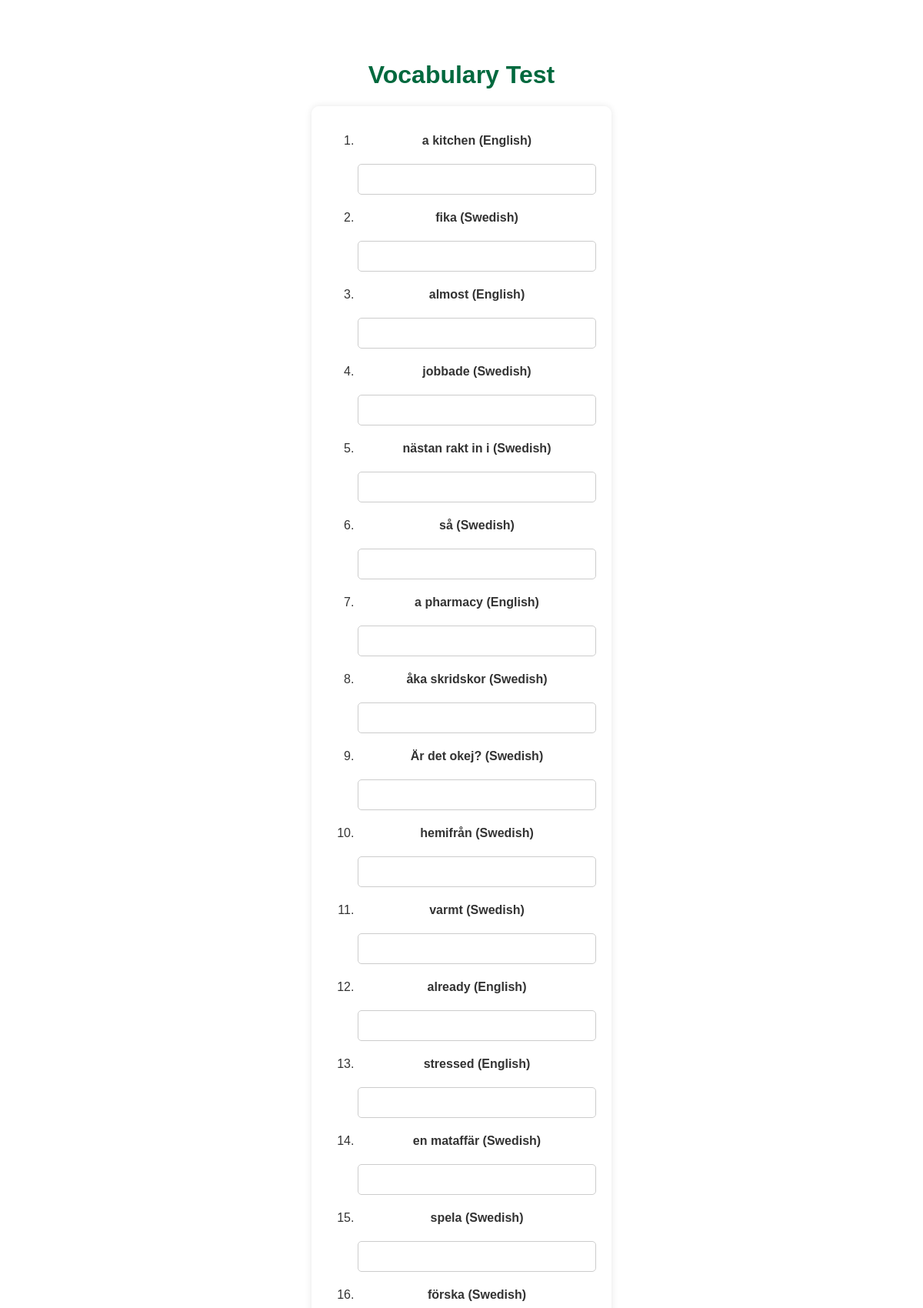
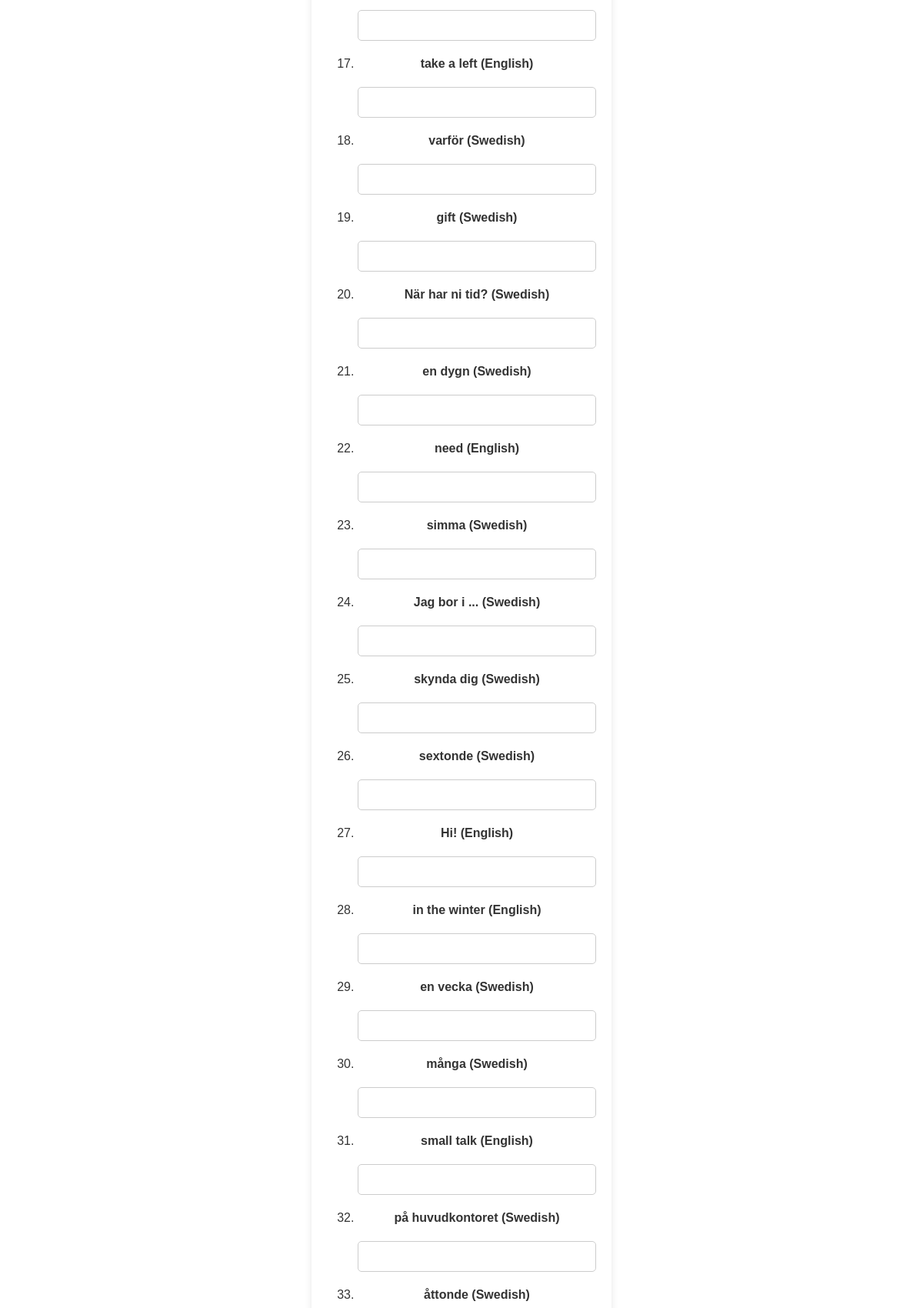
/test (upper part), run on the app's committed database (2 pictures, top to bottom).
### tables this page shows
CREATE TABLE vocabulary (
                id INTEGER PRIMARY KEY AUTOINCREMENT,
                swedish_word TEXT NOT NULL,
                german_word TEXT NOT NULL
            );

### app.py (the view)
@app.route('/test')
def test():
    with sqlite3.connect('database.db') as conn:
        cursor = conn.cursor()
        cursor.execute('SELECT * FROM vocabulary ORDER BY RANDOM() LIMIT 100')
        words = cursor.fetchall()
    return render_template('test.html', words=words, random=random)

### templates/test.html (shortened to what this page needs)
<!DOCTYPE html>
<html lang="en">
<head>
    <link rel="stylesheet" href="{{ url_for('static', filename='style.css') }}">
</head>
<body>
    <h1>Vocabulary Test</h1>
    <form action="{{ url_for('submit_answers') }}" method="post">
        <ol>
        {% for word in words %}
            {% set language = random.choice(['swedish', 'german']) %}
            {% if language == 'swedish' %}
                <li>
                    <p><strong>{{ word[1] }} (Swedish)</strong></p>
                    <input type="text" name="answers[]" required>
                </li>
            {% else %}
                <li>
                    <p><strong>{{ word[2] }} (English)</strong></p>
                    <input type="text" name="answers[]" required>
                </li>
            {% endif %}
        {% endfor %}
        </ol>
    </form>
</body>
</html>

### static/style.css (style rules this page uses)
body { font-family: Arial, sans-serif; background: url('/static/Images/SwedishHut.jpg') no-repeat center center fixed; background-size: cover; color: #333; text-align: center; padding-top: 50px; }
h1 { color: #00693e; }
form { display: inline-block; background: rgba(255, 255, 255, 0.8); padding: 20px; border-radius: 10px; box-shadow: 0 0 10px rgba(0, 0, 0, 0.1); }
input[type="text"] { font-size: 16px; padding: 10px; margin: 5px 0; border: 1px solid #ccc; border-radius: 5px; width: calc(100% - 22px); }

### data on the page
vocabulary: german_word "a kitchen"
vocabulary: swedish_word "fika"
vocabulary: german_word "almost"
vocabulary: swedish_word "jobbade"
vocabulary: swedish_word "nästan rakt in i"
vocabulary: swedish_word "så"
vocabulary: german_word "a pharmacy"
vocabulary: swedish_word "åka skridskor"
vocabulary: swedish_word "Är det okej?"
vocabulary: swedish_word "hemifrån"
vocabulary: swedish_word "varmt"
vocabulary: german_word "already"
vocabulary: german_word "stressed"
vocabulary: swedish_word "en mataffär"
vocabulary: swedish_word "spela"
vocabulary: swedish_word "förska"
vocabulary: german_word "take a left"
vocabulary: swedish_word "varför"
vocabulary: swedish_word "gift"
vocabulary: swedish_word "När har ni tid?"
vocabulary: swedish_word "en dygn"
vocabulary: german_word "need"
vocabulary: swedish_word "simma"
vocabulary: swedish_word "Jag bor i ..."
vocabulary: swedish_word "skynda dig"
vocabulary: swedish_word "sextonde"
vocabulary: german_word "Hi!"
vocabulary: german_word "in the winter"
vocabulary: swedish_word "en vecka"
vocabulary: swedish_word "många"
vocabulary: german_word "small talk"
vocabulary: swedish_word "på huvudkontoret"
vocabulary: swedish_word "åttonde"
